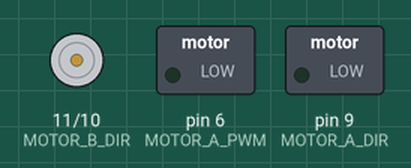
Simulated run of this sketch. Board: Arduino Uno, built with avr-gcc and run on an emulated ATmega328P. On the bench: direction and speed pins drawn as motors (green arrow = direction pin HIGH = forward, orange = LOW = backward, longer = more drive), switched loads named in the sketch (green lamp = pin HIGH). What the sketch prints to the serial monitor is not drawn.

Above: at 0.5 s.
At 11.0 s:
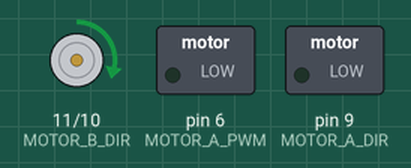
Timing chart, 0 to 27.3 s (numbered marks = the images above):
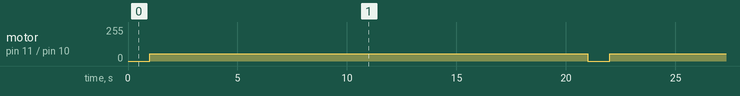

The sketch:

carousel.ino
```cpp
/*
  HG7881_Motor_Driver_Example - Arduino sketch

  This example shows how to drive a motor with using HG7881 (L9110) Dual
  Channel Motor Driver Module.  For simplicity, this example shows how to
  drive a single motor.  Both channels work the same way.

  This example is meant to illustrate how to operate the motor driver
  and is not intended to be elegant, efficient or useful.

  Connections:

    Arduino digital output D10 to motor driver input B-IA.
    Arduino digital output D11 to motor driver input B-IB.
    Motor driver VCC to operating voltage 5V.
    Motor driver GND to common ground.
    Motor driver MOTOR B screw terminals to a small motor.

  Related Banana Robotics items:

    BR010038 HG7881 (L9110) Dual Channel Motor Driver Module
    https://www.BananaRobotics.com/shop/HG7881-(L9110)-Dual-Channel-Motor-Driver-Module

  https://www.BananaRobotics.com
*/

// wired connections
#define HG7881_B_IA 10 // D10 --> Motor B Input A --> MOTOR B +
#define HG7881_B_IB 11 // D11 --> Motor B Input B --> MOTOR B -
#define HG7881_A_IA 6 // D10 --> Motor B Input A --> MOTOR B +
#define HG7881_A_IB 9 // D11 --> Motor B Input B --> MOTOR B -

// functional connections
#define MOTOR_B_PWM HG7881_B_IA // Motor B PWM Speed
#define MOTOR_B_DIR HG7881_B_IB // Motor B Direction
#define MOTOR_A_PWM HG7881_A_IA // Motor B PWM Speed
#define MOTOR_A_DIR HG7881_A_IB // Motor B Direction


// the actual values for "fast" and "slow" depend on the motor
#define PWM_SLOW 50  // arbitrary slow speed PWM duty cycle
#define PWM_FAST 200 // arbitrary fast speed PWM duty cycle
#define DIR_DELAY 1000 // brief delay for abrupt motor changes

void setup()
{
  Serial.begin( 9600 );
  pinMode( MOTOR_B_DIR, OUTPUT );
  pinMode( MOTOR_B_PWM, OUTPUT );
  pinMode( MOTOR_A_DIR, OUTPUT );
  pinMode( MOTOR_A_PWM, OUTPUT );
  digitalWrite( MOTOR_B_DIR, LOW );
  digitalWrite( MOTOR_B_PWM, LOW );
}

void loop()
{
 do
 {
        Serial.println( "Fast forward..." );
        // always stop motors briefly before abrupt changes
        digitalWrite( MOTOR_B_DIR, LOW );
        digitalWrite( MOTOR_B_PWM, LOW );
        delay( DIR_DELAY );
        // set the motor speed and direction
        digitalWrite( MOTOR_B_DIR, HIGH ); // direction = forward
        analogWrite( MOTOR_B_PWM, 255-PWM_FAST ); // PWM speed = fast
        delay(20000);
        digitalWrite( MOTOR_B_DIR, LOW );
        digitalWrite( MOTOR_B_PWM, LOW );
        delay(5 );

  } while(1);

  // repeat the main loop and redraw the menu...
}
/*EOF*/
```

Measured:
- by itself, motor on pin 11 (MOTOR_B_DIR) / pin 10 (MOTOR_B_PWM): alternates forward 55/255 for 20.0 s and stopped for 1.0 s
